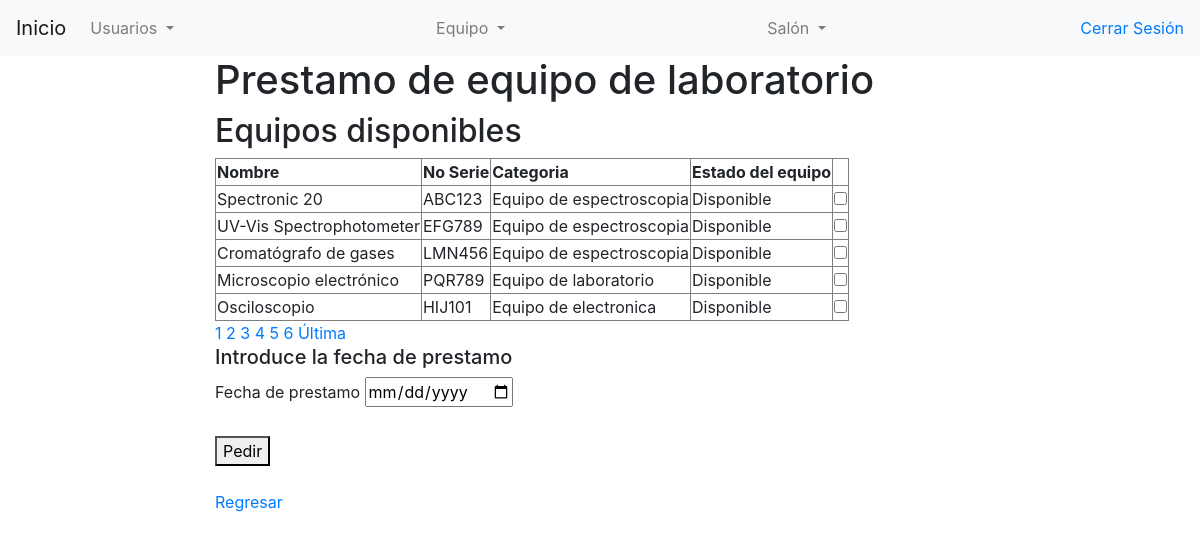
/equipo/prestamo_equipo.php (signed in), run on the app's committed database.
### tables this page shows
CREATE TABLE equipo (
    Equipo_id INT NOT NULL AUTO_INCREMENT,
    Estado_Equipo CHAR(50) NOT NULL,
    Categoria CHAR(50) NOT NULL,
    Salon_id INT NULL,
    No_Serie CHAR(100) UNIQUE NOT NULL,
    Nombre CHAR(120) NOT NULL,
    FechaDeCompra CHAR(50) NOT NULL,
    PRIMARY KEY (Equipo_id),
    FOREIGN KEY (Salon_id) REFERENCES salon (Salon_id) 
);

### impl/daoEquipoImpl.php (called while the page is built, shortened)
<?php
require_once("../entidades/Equipo.php");
class daoEquipoImpl implements daoEquipo {
    private $conexion;
    public function __construct($host, $usuario, $contrasena, $base_de_datos) {
        $this->conexion = new mysqli($host, $usuario, $contrasena, $base_de_datos);
    }
    public function getTodosEquipos() {
        $equipos = array();
        $query = "SELECT * FROM equipo";
        $result = $this->conexion->query($query);
        if ($result) {
            while ($row = $result->fetch_assoc()) {
                $equipos[] = new Equipo(
                    $row['Equipo_id'],
                    $row['Estado_Equipo'],
                    $row['Categoria'],
                    $row['Salon_id'],
                    $row['No_Serie'],
                    $row['Nombre'],
                    $row['FechaDeCompra']);
            }
        }
        return $equipos;
    }
}
?>

### entidades/Equipo.php (called while the page is built, shortened)
<?php
class Equipo {
    private $equipoId;
    private $serie;
    private $nombre;
    private $categoria;
    private $estadoE;
    public function __construct($equipoId, $estadoE, $categoria, $salon, $serie, $nombre, $fechaCompra) {
        $this->equipoId = $equipoId;
        $this->serie = $serie;
        $this->nombre = $nombre;
        $this->categoria = $categoria;
        $this->estadoE = $estadoE;
    }
    public function getSerie() {
        return $this->serie;
    }
    public function getEquipoId() {
        return $this->equipoId;
    }
    public function getNombre() {
        return $this->nombre;
    }
    public function getCategoria() {
        return $this->categoria;
    }
    public function getEstadoE() {
        return $this->estadoE;
    }
}
?>

### equipo/prestamo_equipo.php (the view, shortened to what this page needs)
<!DOCTYPE html>
<html lang="en">
<head>
    <link rel="stylesheet" href="https://cdnjs.cloudflare.com/ajax/libs/animate.css/4.1.1/animate.min.css"/>
    <link rel="stylesheet" href="https://cdn.jsdelivr.net/npm/bootstrap@4.0.0/dist/css/bootstrap.min.css">
</head>
<body>
    <nav class="navbar navbar-expand-lg navbar-light bg-light">
        <a class="navbar-brand" href="../index.php">Inicio</a>
        <div class="collapse navbar-collapse" id="navbarSupportedContent">
            <ul class="navbar-nav mr-auto">
                <li class="nav-item dropdown">
                    <a class="nav-link dropdown-toggle" href="#" id="navbarDropdown" role="button" data-toggle="dropdown" aria-haspopup="true" aria-expanded="false">
                    Usuarios
                    </a>
                </li>
            </ul>
        </div>
        <div class="collapse navbar-collapse" id="navbarSupportedContent">
            <ul class="navbar-nav mr-auto">
                <li class="nav-item dropdown">
                    <a class="nav-link dropdown-toggle" href="#" id="navbarDropdown" role="button" data-toggle="dropdown" aria-haspopup="true" aria-expanded="false">
                    Equipo
                    </a>
                </li>
            </ul>
        </div>
        <div class="collapse navbar-collapse" id="navbarSupportedContent">
            <ul class="navbar-nav mr-auto">
                <li class="nav-item dropdown">
                    <a class="nav-link dropdown-toggle" href="#" id="navbarDropdown" role="button" data-toggle="dropdown" aria-haspopup="true" aria-expanded="false">
                    Salón
                    </a>
                </li>
            </ul>
        </div>
        <a href="../cerrar_sesion.php">Cerrar Sesión</a>
    </nav>
    <div class="container-fluid text-center">
        <div class="row content">
            <div class="col-sm-2 sidenav">
            </div>
            <div class="col-sm-8 text-left">
                <h1 class="animate__animated animate__bounce">Prestamo de equipo de laboratorio</h1>
                <h2>Equipos disponibles</h2>
                <?php
                require_once('../entidades/Equipo.php');
                require_once('../impl/daoEquipoImpl.php');
                $equipoDAO = new daoEquipoImpl("localhost", "root", "", "InventarioLab");
                $equipos = $equipoDAO->getTodosEquipos();
                $registro_por_pagina = 5;
            $pagina = isset($_GET["pagina"]) ? $_GET["pagina"] : 1;
            $start_from = ($pagina - 1) * $registro_por_pagina;
            $equipos_disponibles = array_filter($equipos, function($equipo) {
                return $equipo->getEstadoE() === "Disponible";
            });
            $equipos_pagina = array_slice($equipos_disponibles, $start_from, $registro_por_pagina);
            if (!empty($equipos_pagina)) {
                echo '<table border="1">';
                echo '<tr><th>Nombre</th><th>No Serie</th><th>Categoria</th><th>Estado del equipo</th></tr>';
                foreach ($equipos_pagina as $equipo) {
                    echo '<tr>';
                    echo '<td>' . $equipo->getNombre() . '</td>';
                    echo '<td>' . $equipo->getSerie() . '</td>';
                    echo '<td>' . $equipo->getCategoria() . '</td>';
                    echo '<td>' . $equipo->getEstadoE() . '</td>';
                    $id = $equipo->getEquipoId();
                    echo "<td><input type='checkbox' name='opciones[]' id='$id' value='$id'><br>";
                    echo '</tr>';
                }
                echo '</table>';
                $total_records = count($equipos_disponibles);
                $total_pages = ceil($total_records / $registro_por_pagina);
                if ($total_pages > 1) {
                    echo "<div>";
                    for ($i = 1; $i <= $total_pages; $i++) {
                        echo "<a class='pagina' href='prestamo_equipo.php?pagina=$i'>$i </a>";
                    }
                    if ($pagina < $total_pages) {
                        echo "<a class='pagina' href='prestamo_equipo.php?pagina=$total_pages'>Última</a>";
                    }
                    echo "</div>";
                }
            } else {
                echo '<p>No se encontraron equipos disponibles en la base de datos.</p>';
            }
                ?>
                <form method="post" action="pedir.php">
                    <h5>Introduce la fecha de prestamo</h5>
                    <label for="fechaPrestamo">Fecha de prestamo</label>
                    <input type="date" id="fechaPrestamo" name="fechaPrestamo" required min="<?php echo date('Y-m-d'); ?>"><br><br>
                    <button type="submit" name="pedir" value="pedir">Pedir</button>
                </form>
                <br>
                <a href=../flujo_ventanas.php>Regresar</a>
            </div>
            <div class="col-sm-2 sidenav">
            </div>
        </div>
    </div>
</body>
</html>

### data on the page
equipo: Nombre "Spectronic 20", No_Serie "ABC123", Categoria "Equipo de espectroscopia", Estado_Equipo "Disponible"
equipo: Nombre "UV-Vis Spectrophotometer", No_Serie "EFG789", Categoria "Equipo de espectroscopia", Estado_Equipo "Disponible"
equipo: Nombre "Cromatógrafo de gases", No_Serie "LMN456", Categoria "Equipo de espectroscopia", Estado_Equipo "Disponible"
equipo: Nombre "Microscopio electrónico", No_Serie "PQR789", Categoria "Equipo de laboratorio", Estado_Equipo "Disponible"
equipo: Nombre "Osciloscopio", No_Serie "HIJ101", Categoria "Equipo de electronica", Estado_Equipo "Disponible"
